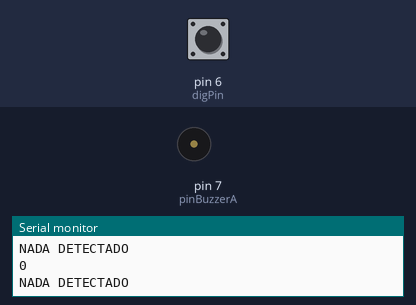
Recording of a sketch running on a simulated Arduino Uno, built with avr-gcc and run on an emulated ATmega328P. Shown: buzzer (waves = sounding), the last lines printed to the serial monitor. The inputs (shaded band) are chosen by the test bench; at power-on: pin 6 (digPin) LOW.

Above: at 1.2 s.
1.3 s: pin 6 (digPin) driven HIGH
At 1.46 s:
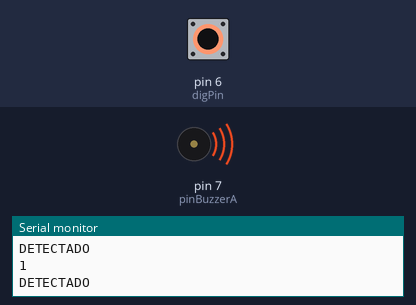
4.3 s: pin 6 (digPin) driven LOW
At 4.3 s:
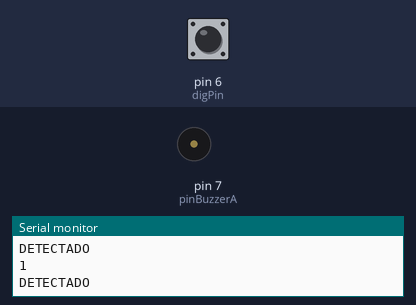
8.8 s: pin 6 (digPin) pulsed HIGH 5 times (0.12 s each, 0.3 s apart)
At 9.9 s:
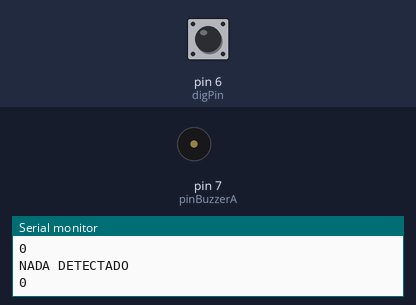
Timing chart, 0 to 11.8 s (numbered marks = the images above; inputs shaded):
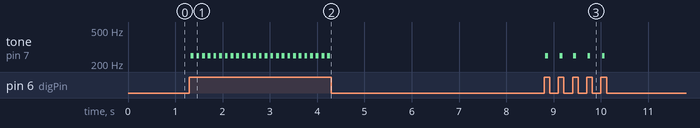

Measured:
- after the input at 1.3 s, tone on pin 7 (pinBuzzerA): alternates 250 Hz for 0.06 s and silent for 0.06 s, starting at once
- after the input at 4.3 s, tone on pin 7 (pinBuzzerA): stops changing and stays silent
- after the input at 8.8 s, tone on pin 7 (pinBuzzerA): alternates 250 Hz for 0.06 s and silent for 0.24 s, 10 changes in all, then stays silent, starting at once

The sketch:

sketch_dec13a_Buzzer_sonoro.ino
```cpp
//Declaramos os pinos que vamos a usar
int digPin = 6;   //Pino Digital 6 para o sensor de presença
int pinBuzzerA = 7;    //Digital 7 para o buzzer

//Declara uma variável para armazenar o valor que o sensor devolve
int valor = 0;

void setup()
{
  Serial.begin(9600);   //Inicia o console serial
  pinMode(digPin, INPUT);  //Configuramos o pino digital 6 como entrada
}

void loop()
{

  valor = digitalRead(digPin);    //Lê o valor do sensor e atribui a variável valor
  Serial.println(valor);          //Imprime no console o valor do sensor
  if(valor)                   //Se o valor é verdadeiro ou seja igual a 1, faça
  {

    Serial.println("DETECTADO");    //Imprime a mensagem DETECTADO no console
    sonoro();           //chama a função sonoro() do buzzer ligado

  }
  else                            //Se não faça
  {
    Serial.println("NADA DETECTADO");       //Imprime no console a mensagem NADA DETECTADO
    //noTone(pinBuzzerA);                     //Desliga o Buzzer
  }


}


//Função que liga/desliga o Buzzer como um alarme

void sonoro(){
  int duracao = 1000;

  tone(pinBuzzerA, 250, duracao);
  delay(60);
  noTone(pinBuzzerA);
  delay(60);
}
```
